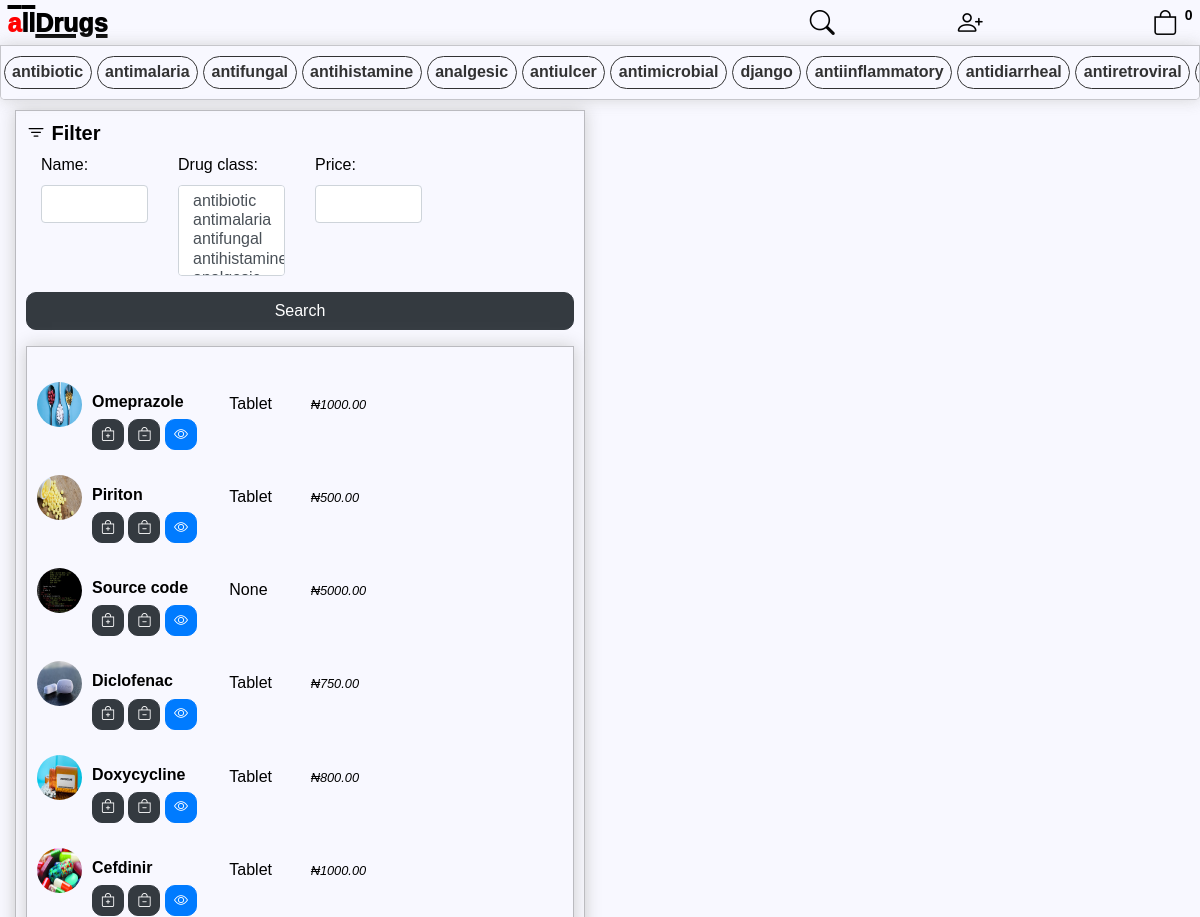
The app's page /search/ (upper part), older data.
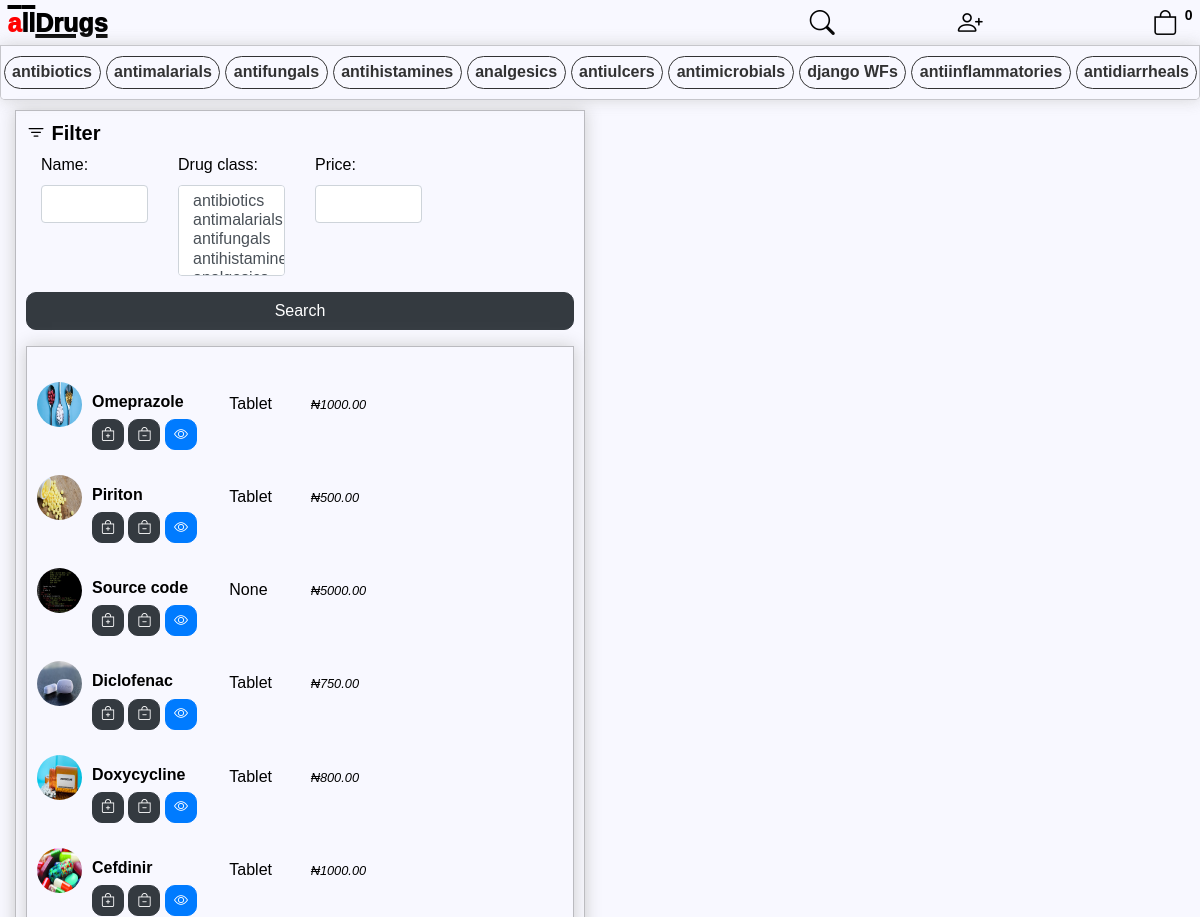
The same page, newer data.
### store/models.py (models this page shows, shortened)
class Category (models.Model):
    name = models.CharField(max_length=200, null= True)
    indication = models.TextField (max_length=2000,blank=True, null=True,default="ailment")
    def __str__(self):
        return str(self.name)

class Product(models.Model):
    name = models.CharField(max_length=200, null=True,default="drug")
    drug_class = models.ManyToManyField(Category,default="analgesic")
    price = models.DecimalField(default=1000,max_digits=10, decimal_places=2)
    digital = models.BooleanField(default=False,null=True,  blank=False)
    image = models.ImageField(null=True, blank=True, default='sample.png', upload_to='uploads/')
    form = models.CharField (max_length=200,null=True,blank=True,default='Tablet',choices=dosage_form)
    dosage = models.CharField (max_length=200,blank=True,null=True,default="100mg")
    indication = models.TextField (max_length=2000,blank=True, null=True,default="ailment")
    prescription = models.CharField(max_length=1000,blank=True,null=True,default="daily")
    color = ColorField(default='#FF0000',format="hexa", image_field="image")
    views = models.IntegerField(default=0)
    liked = models.ManyToManyField(Customer, default=None, blank= True,  related_name = 'liked')
    @property
    def imageURL(self):
        try:
            url = self.image.url
        except:
            url=''
        return url

### store/views.py (the view)
# urls.py: path('search/', views.search, name='search'),
def search(request):
    data = cartData(request)
    cartItems = data['cartItems']
    order = data['order']
    items = data['items']
    category = Category.objects.all()
    product = Product.objects.all()
    product_filter = ProductFilter(request.GET, queryset=product)
    context = {'cartItems':cartItems,'filter': product_filter ,'product':product,'category':category }
    return render(request, 'store/search.html', context)

### store/utils.py (called while the page is built, shortened)
def cookieCart(request):
	try:
		cart = json.loads(request.COOKIES['cart'])
	except:
		cart = {}
	print('CART:', cart)
	items = []
	order = {'get_cart_total':0, 'get_cart_items':0, 'shipping':False}
	cartItems = order['get_cart_items']
	return {'cartItems':cartItems ,'order':order, 'items':items}

def cartData(request):
	if request.user.is_authenticated:
		customer = request.user.customer
		order, created = Order.objects.get_or_create(customer=customer, complete=False)
		items = order.orderitem_set.all()
		cartItems = order.get_cart_items
	else:
		cookieData = cookieCart(request)
		cartItems = cookieData['cartItems']
		order = cookieData['order']
		items = cookieData['items']
	return {'cartItems':cartItems ,'order':order, 'items':items}

### store/templates/store/search.html (shortened to what this page needs)
{% extends "store/main.html" %}
{% load static %}
{% load widget_tweaks %}
{% block content %}
<nav id="drug_class_nav" style="" class="navbar sticky-top">
    {% for category in category %}
    <div id="drug_class">
        <a href="{% url 'drug_class' category.id %}">
            {{category.name}}
        </a>
    </div>
    {% endfor %}
</nav>
<div class="row">
    <div class="col-lg-6">
        <div class="box-element" id="form-wrapper">
            <form method="get">
                <div class="well">
                    <h5 style="margin-top: 0">
                        <strong><i class="bi bi-filter"></i>&nbsp;Filter</strong>
                    </h5>
                    <div class="row">
                        <div class="form-group col-sm-4 col-md-3">
                            {{ filter.form.name.label_tag }}
                            {% render_field filter.form.name class="form-control" %}
                        </div>
                        <div class="form-group col-sm-4 col-md-3">
                            {{ filter.form.drug_class.label_tag }}
                            {% render_field filter.form.drug_class class="form-control" %}
                        </div>
                        <div class="form-group col-sm-4 col-md-3">
                            {{ filter.form.price.label_tag }}
                            {% render_field filter.form.price class="form-control" %}
                        </div>
                    </div>
                </div>
                <button type="submit" class="btn btn-dark btn-block">
                    Search
                </button>
            </form>
            <div style="display:flex; overflow:hidden;" class="box-element" id="form-wrapper">
                <div>
                    {% for product in filter.qs %}
                    <div id="product_filter_list" style="margin: 25px 0px 0px 0px" class="text-left">
                        <div style="flex:5%">
                            <img class="header-image" src="{{product.imageURL}}">
                        </div>
                        <div class="text-left" style="flex:3
                            45%;padding:10px 0px 0px 10px;">
                            <h6>
                                <strong>{{ product.name }}</strong>
                            </h6>
                            <button data-product={{product.id}} data-action="add" class="btn btn-dark add-btn update-cart btn-sm">
                                <i class="bi bi-bag-plus"></i>
                            </button>
                            <button data-product={{product.id}} data-action="remove" class="btn btn-dark remove-btn update-cart btn-sm">
                                <i class="bi bi-bag-dash"></i>
                            </button>
                            <a class="btn btn-primary btn-sm" href="{% url 'product' product.id %}">
                                <i class="bi bi-eye"></i>
                            </a>
                        </div>
                        <div class="text-left" style="flex:25%;padding:10px 0px 0px 0px;">
                            {{product.form}}
                        </div>
                        <div style="flex:25%;padding:10px 0px 0px 0px;">
                            <small><i>₦{{ product.price }}</i></small>
                        </div>
                    </div>
                    {% endfor %}
                </div>
            </div>
        </div>
    </div>
</div>
{% endblock content %}

Row changes from the older to the newer data that the page shows:
no longer on this page (row edited): Category: name "antiretroviral"
changed Category: name "antibiotic" → "antibiotics"
changed Category: name "antimalaria" → "antimalarials"
changed Category: name "antifungal" → "antifungals"
changed Category: name "antihistamine" → "antihistamines"
changed Category: name "analgesic" → "analgesics"
changed Category: name "antiulcer" → "antiulcers"
changed Category: name "antimicrobial" → "antimicrobials"
changed Category: name "django" → "django WFs"
changed Category: name "antiinflammatory" → "antiinflammatories"
changed Category: name "antidiarrheal" → "antidiarrheals"
Text that changed along with them:
form field drug_class: "antibiotic / antimalaria / antifungal / antihistamine" → "antibiotics / antimalarials / antifungals / antihistamines"
